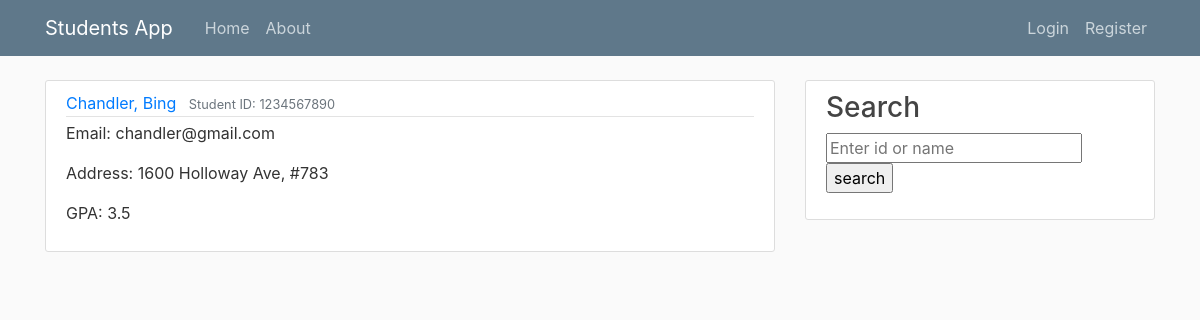
Page /student/1234567890/ on the committed database.
### studentsApp/models.py (models this page shows, shortened)
class StudentsInfo(models.Model):
	first_name = models.CharField(max_length=50)
	last_name = models.CharField(max_length=50)
	student_id = models.CharField(max_length=10, primary_key=True)
	email = models.CharField(max_length=50)
	address = models.TextField()
	gpa = models.CharField(max_length=5)

### studentsApp/views.py (the view)
# urls.py: path('student/<pk>/', StudentDetailView.as_view(), name='student-detail'),
class StudentDetailView(DetailView):
	model = StudentsInfo

### studentsApp/templates/studentsApp/StudentsInfo_detail.html (shortened to what this page needs)
{% extends "studentsApp/base.html" %}
{% block content%}
        <article class="media content-section">
          <div class="media-body">
            <div class="article-metadata">
              <a class="mr-2" href="#">{{ object.first_name }}, {{ object.last_name}}</a>
              <small class="text-muted">Student ID: {{ object.student_id }} </small>
            </div>
            <p class="article-content">Email: {{ object.email }}</p>
            <p class="article-content">Address: {{ object.address }}</p>
            <p class="article-content">GPA: {{ object.gpa }}</p>
          </div>
        </article>
{% endblock content%}

### studentsApp/static/studentsApp/main.css (style rules this page uses)
body { background: #fafafa; color: #333333; margin-top: 5rem; }
.content-section { background: #ffffff; padding: 10px 20px; border: 1px solid #dddddd; border-radius: 3px; margin-bottom: 20px; }
.article-content { white-space: pre-line; }
.article-metadata { padding-bottom: 1px; margin-bottom: 4px; border-bottom: 1px solid #e3e3e3 }

### rows in the picture
StudentsInfo: first_name "Chandler", last_name "Bing", student_id "1234567890", email "chandler@gmail.com", address "1600 Holloway Ave, #783", gpa "3.5"
